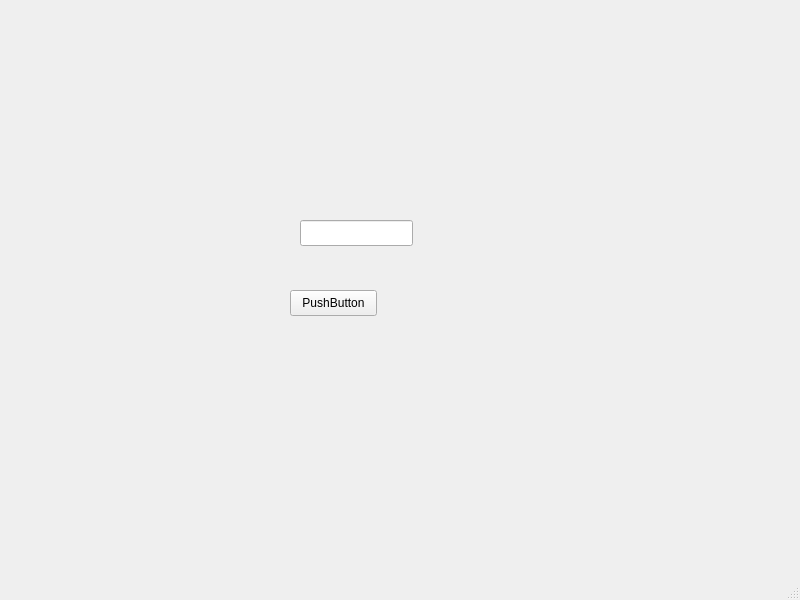
<?xml version="1.0" encoding="UTF-8"?>
<ui version="4.0">
 <class>MainWindow</class>
 <widget class="QMainWindow" name="MainWindow">
  <property name="geometry">
   <rect>
    <x>0</x>
    <y>0</y>
    <width>800</width>
    <height>600</height>
   </rect>
  </property>
  <property name="windowTitle">
   <string>MainWindow</string>
  </property>
  <widget class="QWidget" name="centralwidget">
   <widget class="QPushButton" name="pushButton">
    <property name="geometry">
     <rect>
      <x>290</x>
      <y>290</y>
      <width>87</width>
      <height>26</height>
     </rect>
    </property>
    <property name="text">
     <string>PushButton</string>
    </property>
   </widget>
   <widget class="QLineEdit" name="sourceLineEdit">
    <property name="geometry">
     <rect>
      <x>300</x>
      <y>220</y>
      <width>113</width>
      <height>26</height>
     </rect>
    </property>
   </widget>
  </widget>
  <widget class="QMenuBar" name="menubar">
   <property name="geometry">
    <rect>
     <x>0</x>
     <y>0</y>
     <width>800</width>
     <height>23</height>
    </rect>
   </property>
  </widget>
  <widget class="QStatusBar" name="statusbar"/>
 </widget>
 <resources/>
 <connections/>
</ui>
